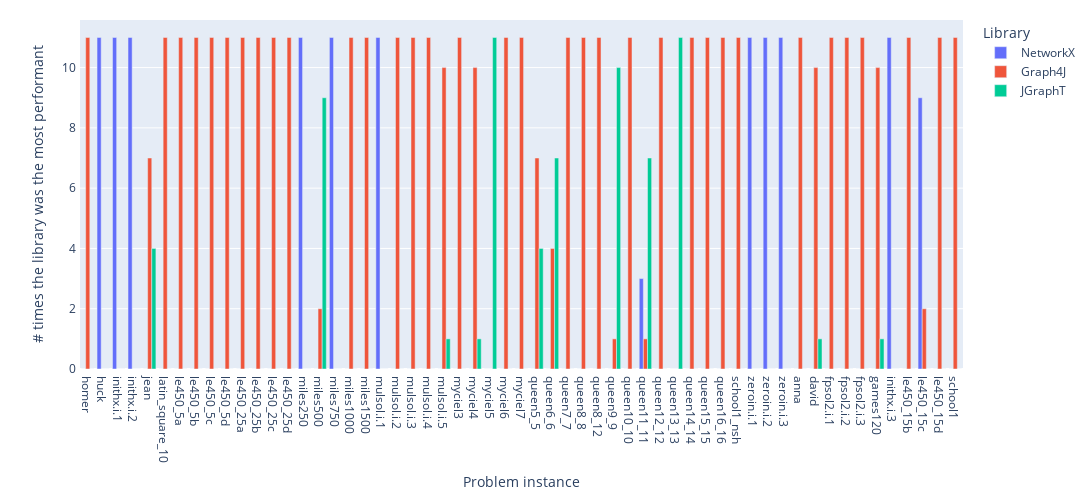

Write notebook code for a chart like this one.
### Markdown cell above
#### Best library stats

### Code cell
files_libraries_stats = {}

for data in dataset_json:
    file_name = data['file_name'].split('.json')[0]

    library_name = data['library_name']

    if file_name not in files_libraries_stats:
        files_libraries_stats[file_name] = {
            "NetworkX": 0,
            "Graph4J": 0,
            "JGraphT": 0
        }

    files_libraries_stats[file_name][library_name] += 1

files_libraries_arrays = {
    "NetworkX": [],
    "Graph4J": [],
    "JGraphT": []
}

files_libraries_majority = {
    "NetworkX": 0,
    "Graph4J": 0,
    "JGraphT": 0
}

for file_name in files_libraries_stats:
    files_libraries_arrays['NetworkX'].append(files_libraries_stats[file_name]['NetworkX'])
    files_libraries_arrays['Graph4J'].append(files_libraries_stats[file_name]['Graph4J'])
    files_libraries_arrays['JGraphT'].append(files_libraries_stats[file_name]['JGraphT'])

    files_libraries_majority[max(files_libraries_stats[file_name], key=files_libraries_stats[file_name].get)] += 1

y = list(files_libraries_stats.keys())

best_libraries_fig = go.Figure(
    data=[
        go.Bar(
            name='NetworkX',
            y=files_libraries_arrays['NetworkX'],
            x=y,
            #orientation='h'
        ),
        go.Bar(
            name='Graph4J',
            y=files_libraries_arrays['Graph4J'],
            x=y,
            #orientation='h'
        ),
        go.Bar(
            name='JGraphT',
            y=files_libraries_arrays['JGraphT'],
            x=y,
            #orientation='h'
        )
    ]
)

best_libraries_fig.update_layout(
    margin=dict(t=20, b=20),
    autosize=False,
    width=1200,
    height=500,
    yaxis_title="# times the library was the most performant",
    xaxis_title="Problem instance",
    legend_title="Library",
    font=dict(
        size=12,
    )
)

best_libraries_fig.update_yaxes(ticksuffix = " ")

pio.full_figure_for_development(best_libraries_fig, warn=False)
best_libraries_fig.write_image("output/best_libraries.eps")
              
best_libraries_fig.show()

### Figure 1 — Plotly figure (JSON) as saved in the notebook; plotly's stock layout.template omitted (floating-point values rounded to 4 significant figures)
{"data": [{"name": "NetworkX", "type": "bar", "x": ["homer", "huck", "inithx.i.1", "inithx.i.2", "jean", "latin_square_10", "le450_5a", "le450_5b", "le450_5c", "le450_5d", "le450_25a", "le450_25b", "le450_25c", "le450_25d", "miles250", "miles500", "miles750", "miles1000", "miles1500", "mulsol.i.1", "mulsol.i.2", "mulsol.i.3", "mulsol.i.4", "mulsol.i.5", "myciel3", "myciel4", "myciel5", "myciel6", "myciel7", "queen5_5", "queen6_6", "queen7_7", "queen8_8", "queen8_12", "queen9_9", "queen10_10", "queen11_11", "queen12_12", "queen13_13", "queen14_14", "queen15_15", "queen16_16", "school1_nsh", "zeroin.i.1", "zeroin.i.2", "zeroin.i.3", "anna", "david", "fpsol2.i.1", "fpsol2.i.2", "fpsol2.i.3", "games120", "inithx.i.3", "le450_15b", "le450_15c", "le450_15d", "school1"], "y": [0, 11, 11, 11, 0, 0, 0, 0, 0, 0, 0, 0, 0, 0, 11, 0, 11, 0, 0, 11, 0, 0, 0, 0, 0, 0, 0, 0, 0, 0, 0, 0, 0, 0, 0, 0, 3, 0, 0, 0, 0, 0, 0, 11, 11, 11, 0, 0, 0, 0, 0, 0, 11, 0, 9, 0, 0]}, {"name": "Graph4J", "type": "bar", "x": ["homer", "huck", "inithx.i.1", "inithx.i.2", "jean", "latin_square_10", "le450_5a", "le450_5b", "le450_5c", "le450_5d", "le450_25a", "le450_25b", "le450_25c", "le450_25d", "miles250", "miles500", "miles750", "miles1000", "miles1500", "mulsol.i.1", "mulsol.i.2", "mulsol.i.3", "mulsol.i.4", "mulsol.i.5", "myciel3", "myciel4", "myciel5", "myciel6", "myciel7", "queen5_5", "queen6_6", "queen7_7", "queen8_8", "queen8_12", "queen9_9", "queen10_10", "queen11_11", "queen12_12", "queen13_13", "queen14_14", "queen15_15", "queen16_16", "school1_nsh", "zeroin.i.1", "zeroin.i.2", "zeroin.i.3", "anna", "david", "fpsol2.i.1", "fpsol2.i.2", "fpsol2.i.3", "games120", "inithx.i.3", "le450_15b", "le450_15c", "le450_15d", "school1"], "y": [11, 0, 0, 0, 7, 11, 11, 11, 11, 11, 11, 11, 11, 11, 0, 2, 0, 11, 11, 0, 11, 11, 11, 10, 11, 10, 0, 11, 11, 7, 4, 11, 11, 11, 1, 11, 1, 11, 0, 11, 11, 11, 11, 0, 0, 0, 11, 10, 11, 11, 11, 10, 0, 11, 2, 11, 11]}, {"name": "JGraphT", "type": "bar", "x": ["homer", "huck", "inithx.i.1", "inithx.i.2", "jean", "latin_square_10", "le450_5a", "le450_5b", "le450_5c", "le450_5d", "le450_25a", "le450_25b", "le450_25c", "le450_25d", "miles250", "miles500", "miles750", "miles1000", "miles1500", "mulsol.i.1", "mulsol.i.2", "mulsol.i.3", "mulsol.i.4", "mulsol.i.5", "myciel3", "myciel4", "myciel5", "myciel6", "myciel7", "queen5_5", "queen6_6", "queen7_7", "queen8_8", "queen8_12", "queen9_9", "queen10_10", "queen11_11", "queen12_12", "queen13_13", "queen14_14", "queen15_15", "queen16_16", "school1_nsh", "zeroin.i.1", "zeroin.i.2", "zeroin.i.3", "anna", "david", "fpsol2.i.1", "fpsol2.i.2", "fpsol2.i.3", "games120", "inithx.i.3", "le450_15b", "le450_15c", "le450_15d", "school1"], "y": [0, 0, 0, 0, 4, 0, 0, 0, 0, 0, 0, 0, 0, 0, 0, 9, 0, 0, 0, 0, 0, 0, 0, 1, 0, 1, 11, 0, 0, 4, 7, 0, 0, 0, 10, 0, 7, 0, 11, 0, 0, 0, 0, 0, 0, 0, 0, 1, 0, 0, 0, 1, 0, 0, 0, 0, 0]}], "layout": {"autosize": false, "font": {"size": 12}, "height": 500, "legend": {"title": {"text": "Library"}}, "margin": {"b": 20, "t": 20}, "width": 1200, "xaxis": {"title": {"text": "Problem instance"}}, "yaxis": {"ticksuffix": " ", "title": {"text": "# times the library was the most performant"}}}}
